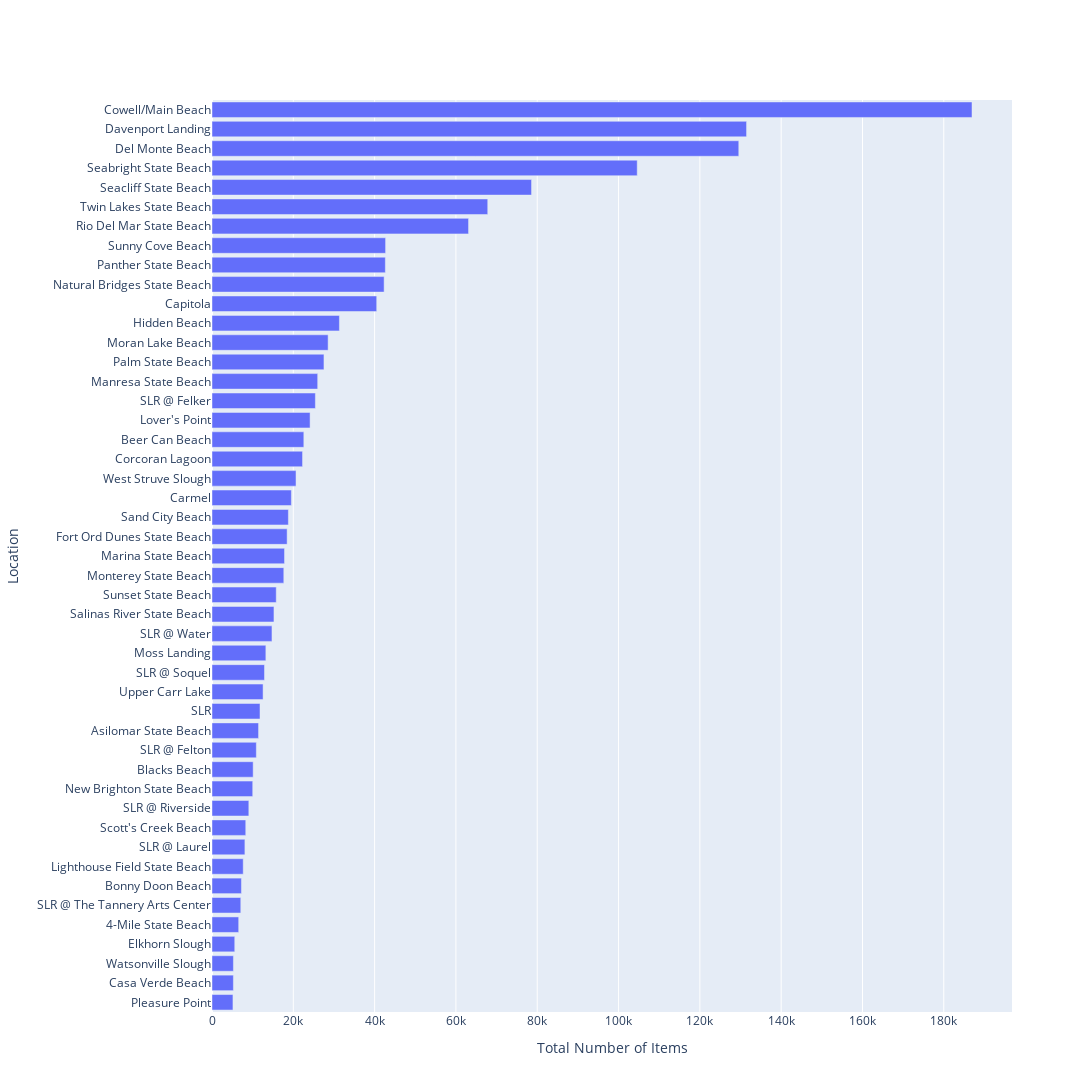

Write notebook code for a chart like this one.
### Code cell
fig = go.Figure()
fig.add_trace(go.Bar(
    y=sos_sites['Cleanup Site'],
    x=sos_sites['Total Items'],
    orientation='h',
    name='Total Number of Items Cleaned Up',
))
fig.update_layout(
    autosize=False,
    width=1100,
    height=1500,
    yaxis_title='Location',
    xaxis_title='Total Number of Items',
    yaxis={'categoryorder':'total ascending'}
)
fig.show()

### Figure 1 — Plotly figure (JSON) as saved in the notebook; plotly's stock layout.template omitted (floating-point values rounded to 4 significant figures)
{"data": [{"name": "Total Number of Items Cleaned Up", "orientation": "h", "type": "bar", "x": [6565, 11453, 22588, 10124, 7239, 40513, 19521, 5260, 22271, 186938, 131500.0, 129600.0, 5596, 18481, 31340, 7680, 24126, 25997, 17837, 17660, 28561, 13249, 42337, 10019, 27538, 42639, 5152, 63105, 11807, 25429, 10905, 8093, 9058, 12912, 7078, 14751, 15240, 18787, 8305, 104600.0, 78597, 42698, 15802, 67823, 12564, 5266, 20666], "y": ["4-Mile State Beach", "Asilomar State Beach", "Beer Can Beach", "Blacks Beach", "Bonny Doon Beach", "Capitola", "Carmel", "Casa Verde Beach", "Corcoran Lagoon", "Cowell/Main Beach", "Davenport Landing", "Del Monte Beach", "Elkhorn Slough", "Fort Ord Dunes State Beach", "Hidden Beach", "Lighthouse Field State Beach", "Lover's Point", "Manresa State Beach", "Marina State Beach", "Monterey State Beach", "Moran Lake Beach", "Moss Landing", "Natural Bridges State Beach", "New Brighton State Beach", "Palm State Beach", "Panther State Beach", "Pleasure Point", "Rio Del Mar State Beach", "SLR", "SLR @ Felker", "SLR @ Felton", "SLR @ Laurel", "SLR @ Riverside", "SLR @ Soquel", "SLR @ The Tannery Arts Center", "SLR @ Water", "Salinas River State Beach", "Sand City Beach", "Scott's Creek Beach", "Seabright State Beach", "Seacliff State Beach", "Sunny Cove Beach", "Sunset State Beach", "Twin Lakes State Beach", "Upper Carr Lake", "Watsonville Slough", "West Struve Slough"]}], "layout": {"autosize": false, "height": 1500, "width": 1100, "xaxis": {"autorange": true, "range": [0, 196800.0], "title": {"text": "Total Number of Items"}, "type": "linear"}, "yaxis": {"autorange": true, "categoryorder": "total ascending", "range": [-0.5, 46.5], "title": {"text": "Location"}, "type": "category"}}}
